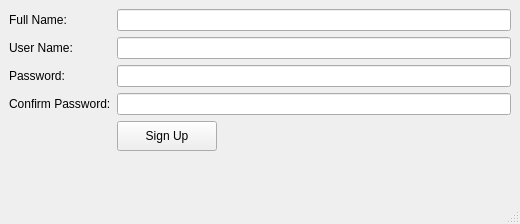
<?xml version="1.0" encoding="UTF-8"?>
<ui version="4.0">
 <class>MainWindow</class>
 <widget class="QMainWindow" name="MainWindow">
  <property name="geometry">
   <rect>
    <x>0</x>
    <y>0</y>
    <width>520</width>
    <height>224</height>
   </rect>
  </property>
  <property name="windowTitle">
   <string>Ho Quang Vinh</string>
  </property>
  <widget class="QWidget" name="centralwidget">
   <layout class="QVBoxLayout" name="verticalLayout">
    <item>
     <layout class="QFormLayout" name="formLayout">
      <item row="0" column="0">
       <widget class="QLabel" name="fullNameLabel">
        <property name="text">
         <string>Full Name:</string>
        </property>
       </widget>
      </item>
      <item row="0" column="1">
       <widget class="QLineEdit" name="fullNameLineEdit"/>
      </item>
      <item row="1" column="0">
       <widget class="QLabel" name="userNameLabel">
        <property name="text">
         <string>User Name:</string>
        </property>
       </widget>
      </item>
      <item row="1" column="1">
       <widget class="QLineEdit" name="userNameLineEdit"/>
      </item>
      <item row="2" column="0">
       <widget class="QLabel" name="passwordLabel">
        <property name="text">
         <string>Password:</string>
        </property>
       </widget>
      </item>
      <item row="2" column="1">
       <widget class="QLineEdit" name="passwordLineEdit">
        <property name="echoMode">
         <enum>QLineEdit::Password</enum>
        </property>
       </widget>
      </item>
      <item row="3" column="0">
       <widget class="QLabel" name="confirmPasswordLabel">
        <property name="text">
         <string>Confirm Password:</string>
        </property>
       </widget>
      </item>
      <item row="3" column="1">
       <widget class="QLineEdit" name="confirmPasswordLineEdit">
        <property name="echoMode">
         <enum>QLineEdit::Password</enum>
        </property>
       </widget>
      </item>
      <item row="4" column="1">
       <widget class="QPushButton" name="pushButton">
        <property name="minimumSize">
         <size>
          <width>100</width>
          <height>30</height>
         </size>
        </property>
        <property name="maximumSize">
         <size>
          <width>100</width>
          <height>30</height>
         </size>
        </property>
        <property name="toolTip">
         <string>&lt;html&gt;&lt;head/&gt;&lt;body&gt;&lt;p&gt;&lt;span style=&quot; font-size:11pt; font-weight:600; color:#ff0000;&quot;&gt;Click here to Signup&lt;/span&gt;&lt;/p&gt;&lt;/body&gt;&lt;/html&gt;</string>
        </property>
        <property name="text">
         <string>Sign Up</string>
        </property>
       </widget>
      </item>
     </layout>
    </item>
   </layout>
  </widget>
  <widget class="QMenuBar" name="menubar">
   <property name="geometry">
    <rect>
     <x>0</x>
     <y>0</y>
     <width>520</width>
     <height>26</height>
    </rect>
   </property>
  </widget>
  <widget class="QStatusBar" name="statusbar"/>
 </widget>
 <resources/>
 <connections/>
</ui>
